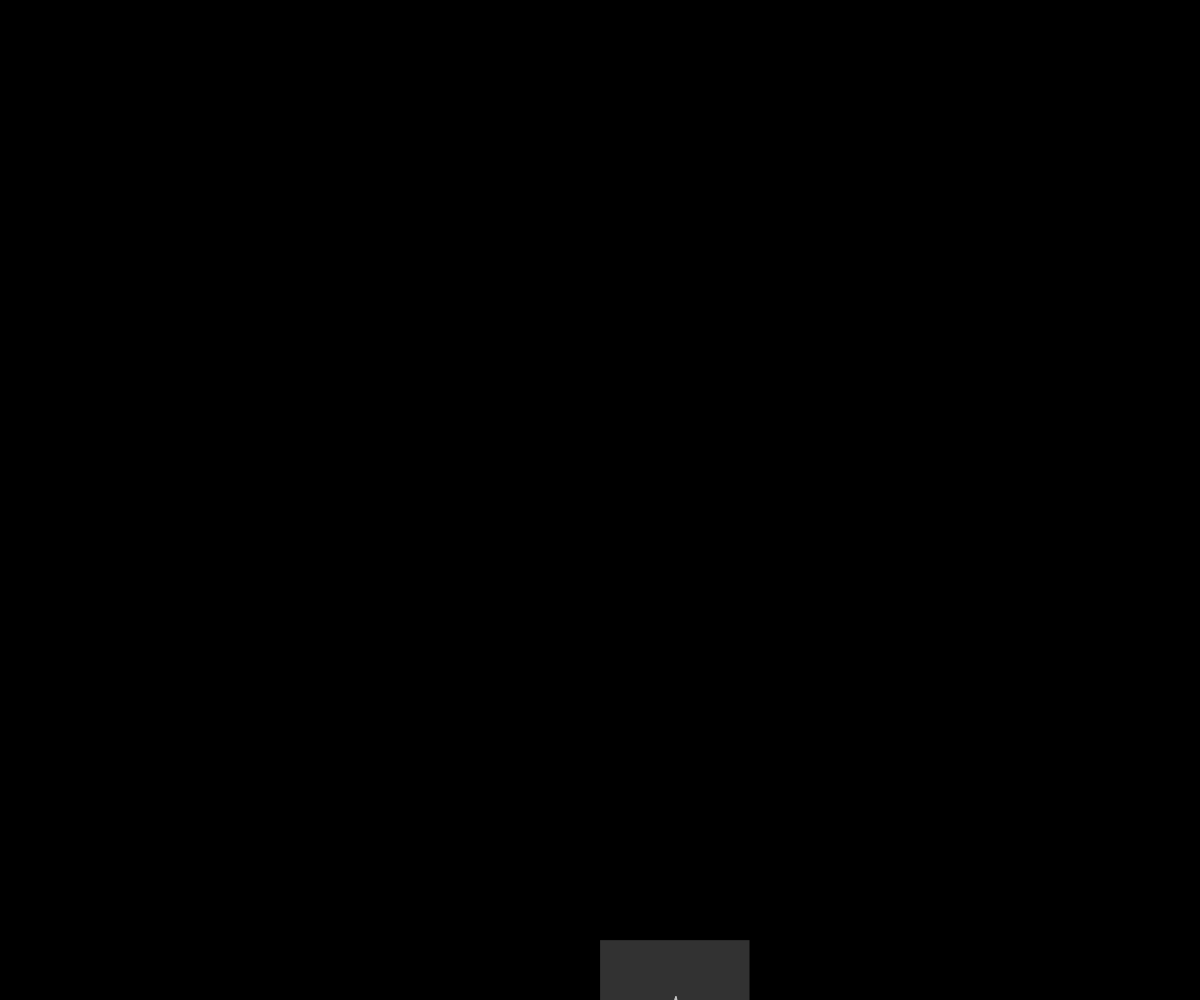
Frame 1 (no input)
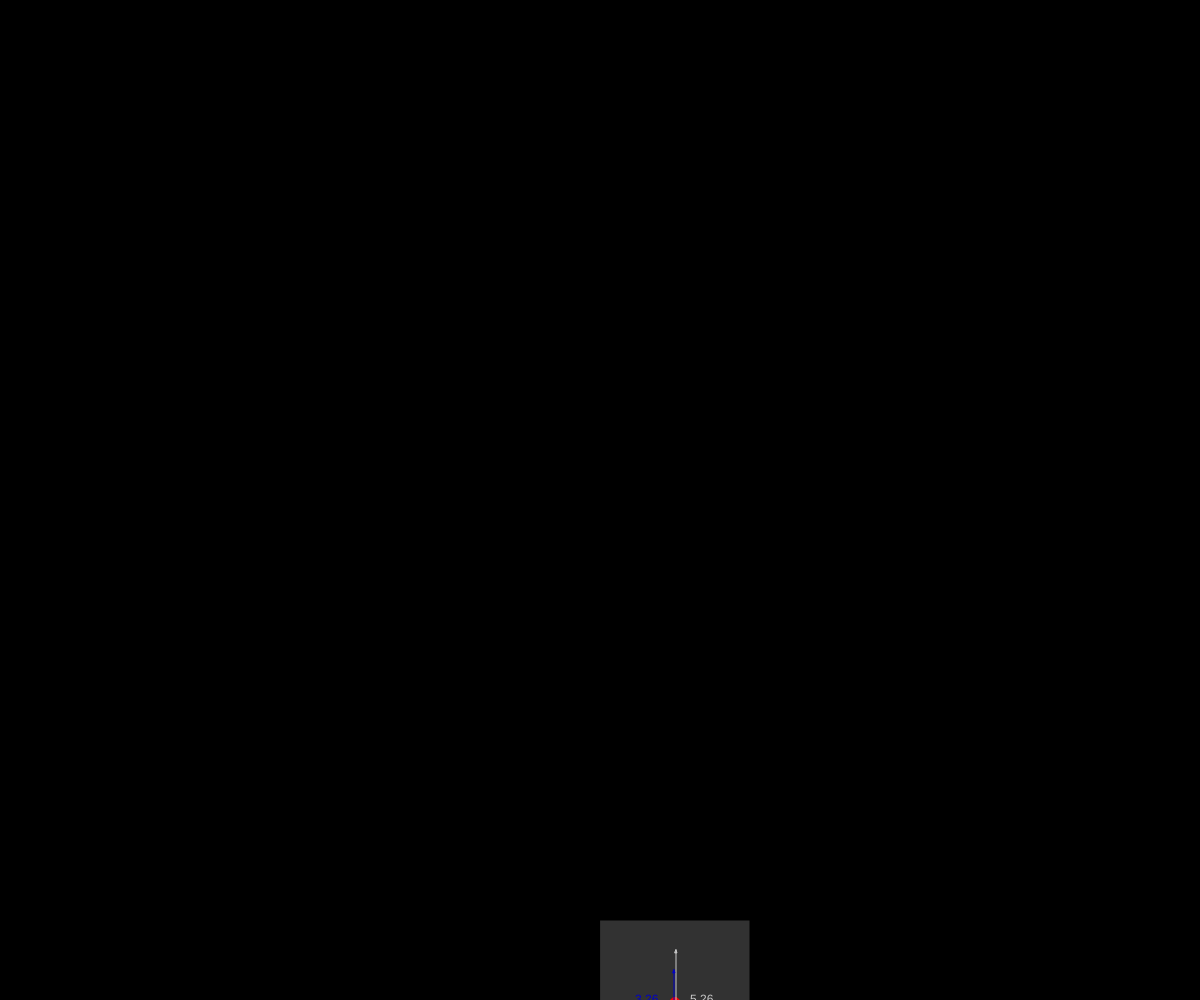
Frame 60 (no input)
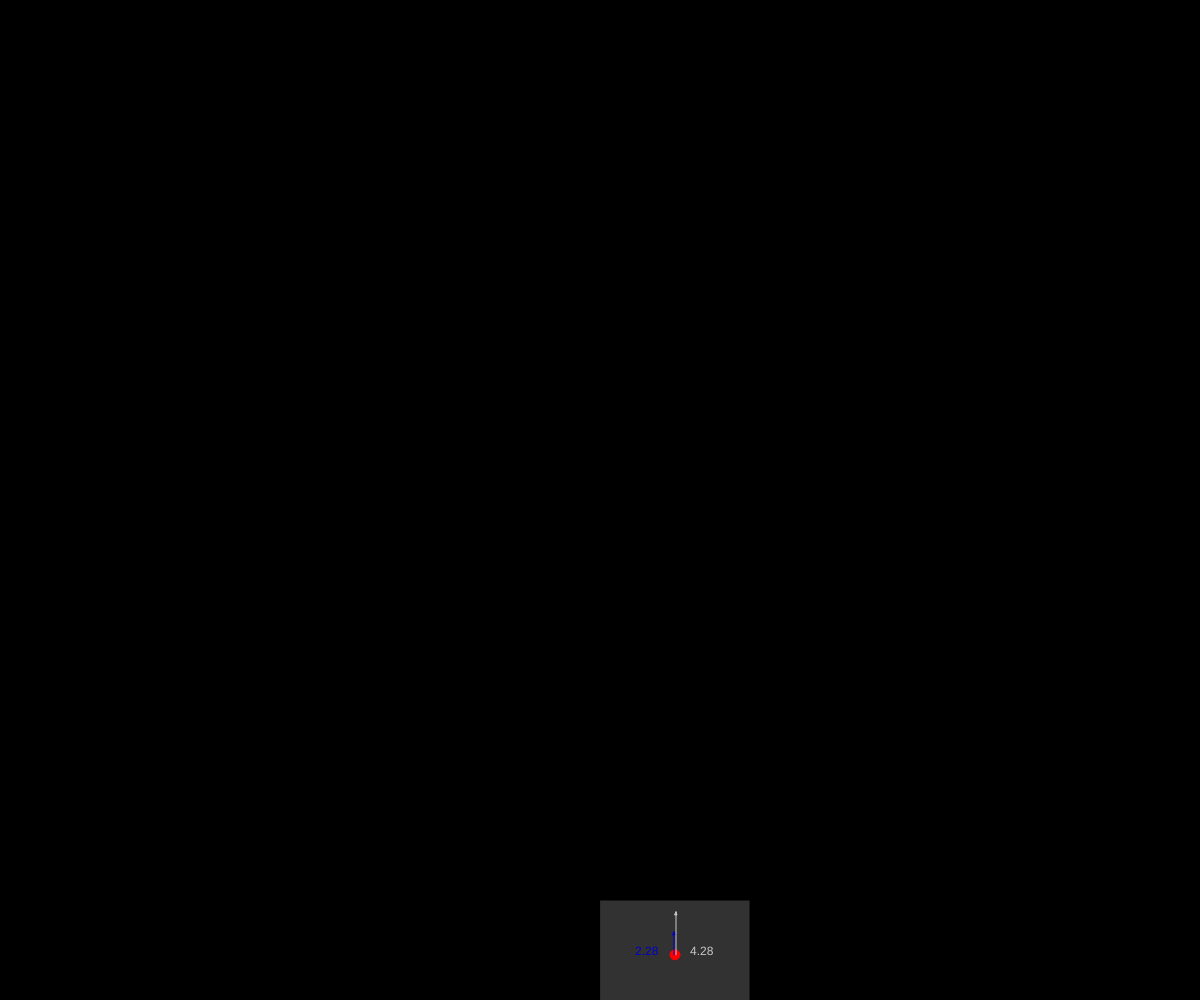
Frame 120 (the mouse pressed at the canvas centre since frame 60)

The p5.js sketch that drew these frames (run headless with seeded random() and noise() and a simulated clock; from frame 60 on, the mouse is pressed at the canvas centre):

// p5.js sketch
// ── sketch.js
var elevator;
var ball;
var scalePix = 100; //pix/m
var timeScale=.1;
var elevatorOpacity
var fixxed=0
function setup() {
  createCanvas(windowWidth, windowHeight);
  
  elevatorOpacity
  
  var sliderOpacity = createSlider(0, 100, 50);
  sliderOpacity.changed(function(){
    
    elevatorOpacity=sliderOpacity.value();
  })

  widthElevator = 1.5;
  heightElevator = 1.2;
  elevator = new PhysicalObject(
    null,
    createVector(width / 2 / scalePix, height / scalePix - heightElevator / 2), //pos
    createVector(0, -2), //vel
    createVector(0, 0), //acc
    elevatorDrawing
  )
  
  ball = new PhysicalObject(
    elevator,
    createVector(widthElevator / 2, heightElevator), //pos
    createVector(0, -4.24), //vel
    createVector(0, 9.8), //acc
    ballDrawing,
    heightElevator
  )

}

function draw() {
  if(frameRate()){
    background(0);
    elevator.update();
    elevator.display();
    
    ball.update()
    ball.display()
    //console.log(elevator.pos.y)
    if(elevator.pos.y<0){
      elevator.reset();
    }
  }
}



function PhysicalObject(_parent, _pos, _vel, _acc, _shapeCallback,_floor) {
  this.pos = _pos;
  
  this.vel = _vel;
  this.pvel = _vel;
  this.acc = _acc;
  this.parent = _parent;
  this.shape = _shapeCallback;
  this.myFloor=_floor;
  
  this.ipos = createVector(_pos.x,_pos.y);
  this.ivel = createVector(_vel.x,_vel.y);
  this.ipvel = createVector(_vel.x,_vel.y);
  this.iacc = createVector(_acc.x,_acc.y);
  
  
  
  
  this.getMaterPos=function(){
    if(this.parent==null){
      return this.pos;
    }else{
      var parentMasterPos=this.parent.getMaterPos();
      return createVector(this.pos.x+parentMasterPos.x,this.pos.y+parentMasterPos.y);
    }
  }
  this.getMaterVel=function(){
    if(this.parent==null){
      return this.vel;
    }else{
      var parentMasterVel=this.parent.getMaterVel();
      return createVector(this.vel.x+parentMasterVel.x,this.vel.y+parentMasterVel.y);
    }
  }
  
  this.reset=function(){
    this.pos = createVector(this.ipos.x,this.ipos.y);
    this.vel = createVector(this.ivel.x,this.ivel.y);
    this.pvel = createVector(this.ivel.x,this.ivel.y);
    this.acc = createVector(this.iacc.x,this.iacc.y);
    
    
    
    console.log(this.ipos)
    
  }
 
  this.update = function() {
    this.pvel=createVector(this.vel.x,this.vel.y);
    this.vel.y += this.acc.y / frameRate()*timeScale;
    this.pos.y += (this.vel.y +this.pvel.y)/2/ frameRate()*timeScale;
    
    this.bounce();
  }
  
  this.bounce = function(){
    if(this.pos.y>this.myFloor){
      this.vel.y=-abs(this.vel.y);
    }
  }
  
  this.display = function() {
    push()

    this.shape(this);
    pop();
    
    
  }
}

function elevatorDrawing(_this) { //shape
push()
if(fixxed==1){
  translate(0,-elevator.pos.y*scalePix+height/2)
}
  push()
  fill(50,elevatorOpacity);
  //stroke(255, 0, 0,elevatorOpacity);
  //console.log(_this.pos.y)
  var absPos=_this.getMaterPos();
  //roap
  // rect((absPos.x+widthElevator/2) * scalePix,
  //   0,
  //   5,
  //   absPos.y * scalePix
  // )
  rect(absPos.x * scalePix,
    absPos.y * scalePix,
    widthElevator * scalePix,
    heightElevator * scalePix
  )
  pop()
  pop()
}
function ballDrawing(_this) { //shape
push()
if(fixxed==1){
  translate(0,-elevator.pos.y*scalePix+height/2)
}
  push()
  fill(255,0,0);
  stroke(255, 0, 0);
  //console.log(_this.pos.y)
  var absPos=_this.getMaterPos();
  ellipse(absPos.x * scalePix,
    absPos.y * scalePix,
    .1 * scalePix,
    .1 * scalePix
  )
  pop()
  
  if(true){
      
        fill(200)
        noStroke()
        text(round(this.getMaterVel().y*-100)/100,
        absPos.x * scalePix+15,
        absPos.y * scalePix);
        
        stroke(200)
        
        arrow(absPos.x * scalePix+1,
        absPos.y * scalePix,
        absPos.x * scalePix+1,
        absPos.y * scalePix+this.getMaterVel().y*10)
        
        
        
        
        
        fill(0,0,200)
        noStroke()
        text(round(this.vel.y*-100)/100,
        absPos.x * scalePix-40,
        absPos.y * scalePix);
        stroke(0,0,200)
        arrow(absPos.x * scalePix-1,
        absPos.y * scalePix,
        absPos.x * scalePix-1,
        absPos.y * scalePix+this.vel.y*10)

  }
  pop()
}



function arrow(_x,_y,_x2,_y2,_graphics){
  if(_graphics){
    
    
  }else{
    
    line(_x,_y,_x2,_y2);
    var direction=createVector(_x-_x2,_y-_y2);
    direction.normalize();
    var trigleWidth=1
    var trigleHeight=3
    //if(dist(_x,_y,_x2,_y2)>5){
      triangle(_x2,_y2,
      _x2+direction.y*trigleWidth,_y2+direction.x*-trigleWidth+direction.y*trigleHeight,
      _x2+direction.y*-trigleWidth,_y2+direction.x*trigleWidth+direction.y*trigleHeight)
    //}
    
  }
}
function keyPressed(){
  
  fixxed=(fixxed+1)%2;
}
